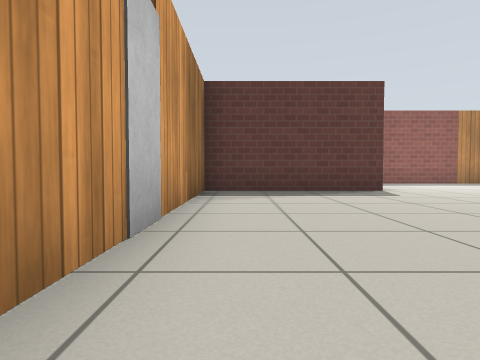
view 1 (above)

13 first-person views from a walk through a Gazebo world. The camera is 0.5 m above the floor, tilts 2° down and sees 75° across. The floor is counted in squares, 1 m on a side. Each view is taken from the middle of a square. On the plan, view 1 faces up. The plan holds only what a view shows up to about 9 squares ahead; the rest is blank. Robots are left out. Gazebo's built-in surfaces are drawn with simple patterns.

view 2
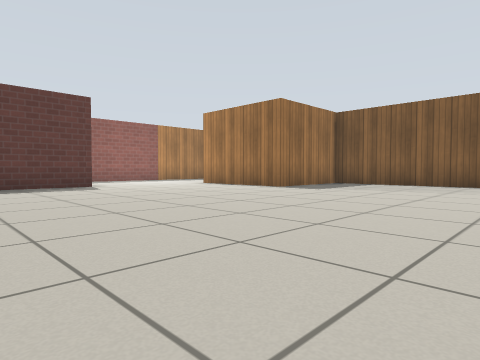

view 3
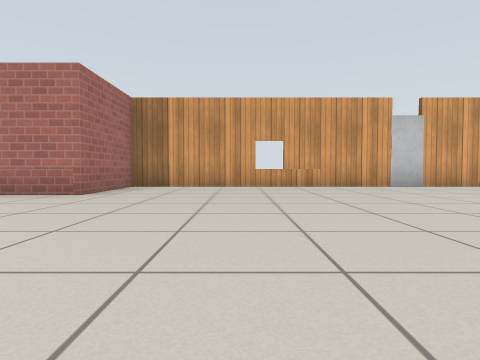

view 4
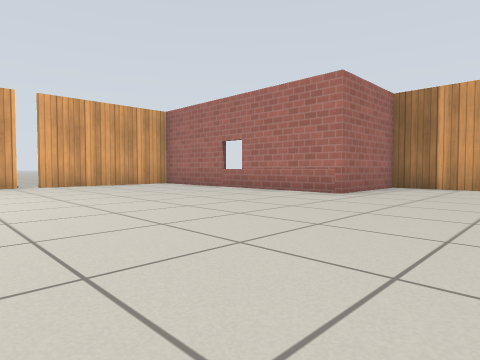

view 5
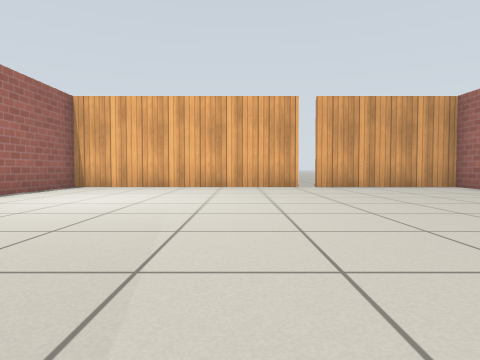

view 6
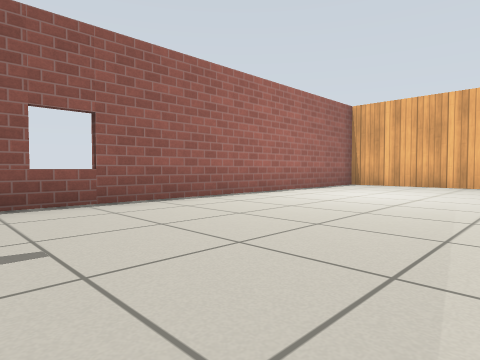

view 7
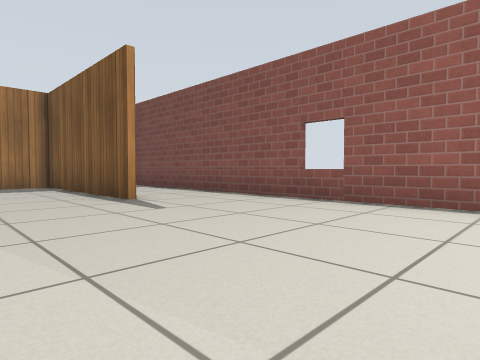

view 8
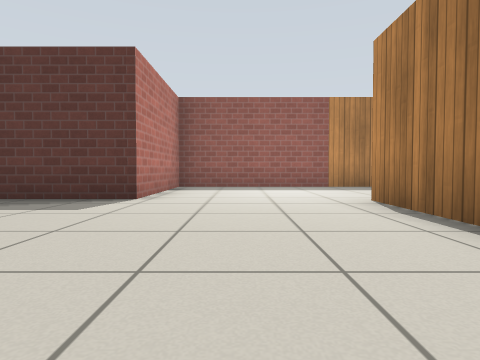

view 9
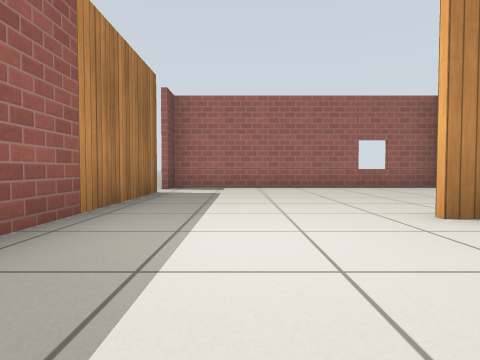

view 10
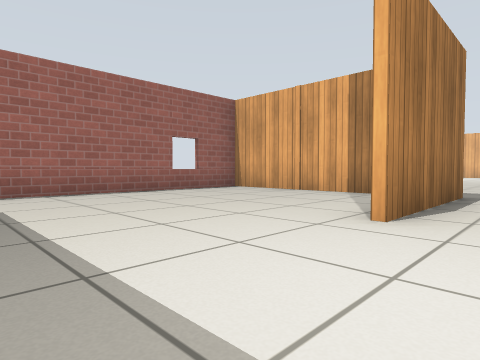

view 11
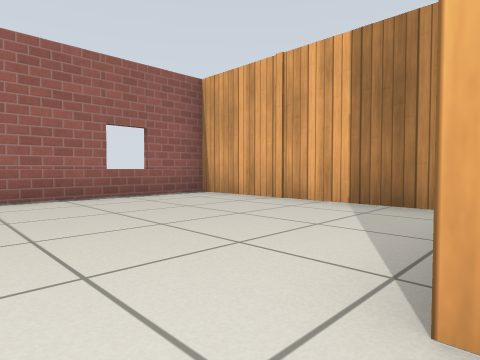

view 12
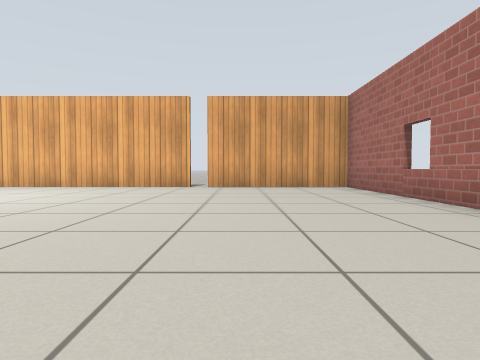

view 13
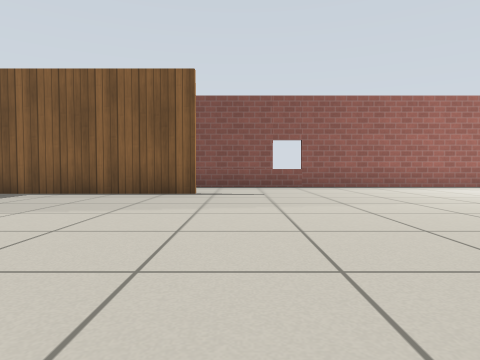

### Floor plan
Points are (right, up) in squares from view 1. A wall is a line through its corners. A room is listed if a view was taken in it or the views show most of it. See-through windows are left out.
Room 1 (views 1, 2, 3, 4, 5, 6, 7, 8, 9, 10, 11, 12, 13)
walls: (10.3, -1.1) (10.3, 3.5) (9.1, 3.5); (7.1, 3.4) (7.1, 7); (8, 3.6) (12.6, 3.6) (12.6, 10.8) (11.8, 10.8); (-0.8, 2.4) (-0.8, -5) (2, -5) (2, -11.7) (6, -11.7); (6.4, -11.7) (12.6, -11.7) (12.6, 2.2); (10.8, 10.8) (3.3, 10.8) (3.3, 7.2) (-0.8, 7.2) (-0.8, 3.4)
ways out: opening at (11, 11); gap at (6, -12)

Positions as (right, up) in squares from view 1, and headings:
1: (0, 0), facing up
2: (0, -2), facing up-right
3: (8, -2), facing left
4: (8, -2), facing down-left
5: (8, -3), facing down
6: (8, -2), facing down-right
7: (8, -6), facing up-right
8: (5, 2), facing up
9: (4, 9), facing right
10: (6, 10), facing down-right
11: (7, 8), facing down-right
12: (5, -3), facing down
13: (4, -2), facing right
